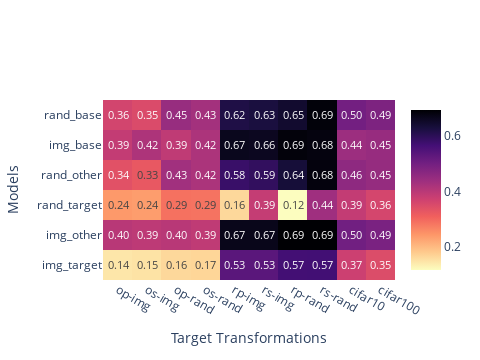
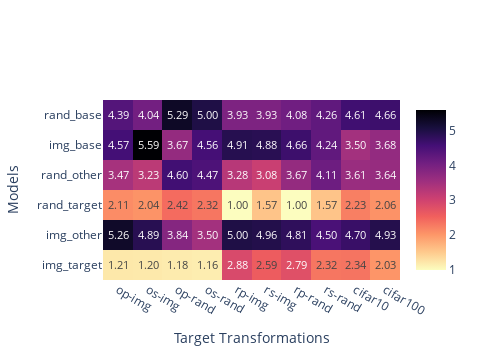

Write notebook code for charts like these, in order.
### Markdown cell above
## ResNet-18

### Code cell
results = res_util.load("rn18", list(range(5)))
# res_util.show_results(
#     results,
#     show_training=True,
#     metrics=["l2"],#, "cos", "cka"],
# )
full_distances = res_util.get_full_distances(results, "l2")
full_comparisons = res_util.target_vs_non_target_comparison(full_distances)
comp_means = res_util.compute_target_vs_non_target_means(full_comparisons, "mean")
display(comp_means)
comp_stds = res_util.compute_target_vs_non_target_means(full_comparisons, "std")
display(comp_stds)
rank_means = res_util.compute_target_vs_non_target_means(
    res_util.normalize_by_rank(full_comparisons),
    "mean"
)
res_util.print_comp_table(comp_means, comp_stds, rank_means)
mean_fig = res_util.plot_distances(comp_means, reverse_colors=True, reindex=False)
display(mean_fig)
rank_fig = res_util.plot_distances(rank_means, reverse_colors=True, reindex=False)
display(rank_fig)

### Figure 1 — Plotly figure (JSON) as saved in the notebook; plotly's stock layout.template omitted (floating-point values rounded to 4 significant figures)
{"data": [{"colorbar": {"title": {"text": ""}}, "colorscale": [[0, "#000004"], [0.1111, "#180f3d"], [0.2222, "#440f76"], [0.3333, "#721f81"], [0.4444, "#9e2f7f"], [0.5556, "#cd4071"], [0.6667, "#f1605d"], [0.7778, "#fd9668"], [0.8889, "#feca8d"], [1, "#fcfdbf"]], "hoverongaps": false, "hovertemplate": "Training Transformation: %{y}<br>Target Transformation: %{x}<br>Invariance: %{z:.5f}<extra></extra>", "reversescale": true, "showscale": true, "texttemplate": "%{z:.2f}", "type": "heatmap", "x": ["op-img", "os-img", "op-rand", "os-rand", "rp-img", "rs-img", "rp-rand", "rs-rand", "cifar10", "cifar100"], "y": ["img_target", "img_other", "rand_target", "rand_other", "img_base", "rand_base"], "z": [[0.145, 0.1491, 0.1624, 0.166, 0.5347, 0.5349, 0.5681, 0.5683, 0.374, 0.3474], [0.4021, 0.3945, 0.402, 0.3918, 0.6696, 0.6692, 0.6945, 0.6942, 0.5032, 0.4901], [0.2413, 0.2363, 0.2893, 0.2864, 0.1627, 0.3856, 0.1162, 0.4361, 0.3872, 0.3605], [0.3383, 0.3252, 0.434, 0.4201, 0.5818, 0.5926, 0.6352, 0.6848, 0.4607, 0.4503], [0.3872, 0.4168, 0.3924, 0.4185, 0.6664, 0.6631, 0.6861, 0.6821, 0.4404, 0.4478], [0.3635, 0.3503, 0.4475, 0.4304, 0.6204, 0.6276, 0.6458, 0.688, 0.5002, 0.4854]]}], "layout": {"height": 360, "width": 480, "xaxis": {"autorange": true, "range": [-0.5, 9.5], "title": {"text": "Target Transformations"}, "type": "category"}, "yaxis": {"autorange": true, "range": [-0.5, 5.5], "title": {"text": "Models"}, "type": "category"}}}

### Figure 2 — Plotly figure (JSON) as saved in the notebook; plotly's stock layout.template omitted (floating-point values rounded to 4 significant figures)
{"data": [{"colorbar": {"title": {"text": ""}}, "colorscale": [[0, "#000004"], [0.1111, "#180f3d"], [0.2222, "#440f76"], [0.3333, "#721f81"], [0.4444, "#9e2f7f"], [0.5556, "#cd4071"], [0.6667, "#f1605d"], [0.7778, "#fd9668"], [0.8889, "#feca8d"], [1, "#fcfdbf"]], "hoverongaps": false, "hovertemplate": "Training Transformation: %{y}<br>Target Transformation: %{x}<br>Invariance: %{z:.5f}<extra></extra>", "reversescale": true, "showscale": true, "texttemplate": "%{z:.2f}", "type": "heatmap", "x": ["op-img", "os-img", "op-rand", "os-rand", "rp-img", "rs-img", "rp-rand", "rs-rand", "cifar10", "cifar100"], "y": ["img_target", "img_other", "rand_target", "rand_other", "img_base", "rand_base"], "z": [[1.211, 1.2, 1.178, 1.156, 2.878, 2.589, 2.789, 2.322, 2.344, 2.033], [5.256, 4.889, 3.844, 3.5, 5, 4.956, 4.811, 4.5, 4.7, 4.933], [2.111, 2.044, 2.422, 2.322, 1, 1.567, 1, 1.567, 2.233, 2.056], [3.467, 3.233, 4.6, 4.467, 3.278, 3.078, 3.667, 4.111, 3.611, 3.644], [4.567, 5.589, 3.667, 4.556, 4.911, 4.878, 4.656, 4.244, 3.5, 3.678], [4.389, 4.044, 5.289, 5, 3.933, 3.933, 4.078, 4.256, 4.611, 4.656]]}], "layout": {"height": 360, "width": 480, "xaxis": {"autorange": true, "range": [-0.5, 9.5], "title": {"text": "Target Transformations"}, "type": "category"}, "yaxis": {"autorange": true, "range": [-0.5, 5.5], "title": {"text": "Models"}, "type": "category"}}}
